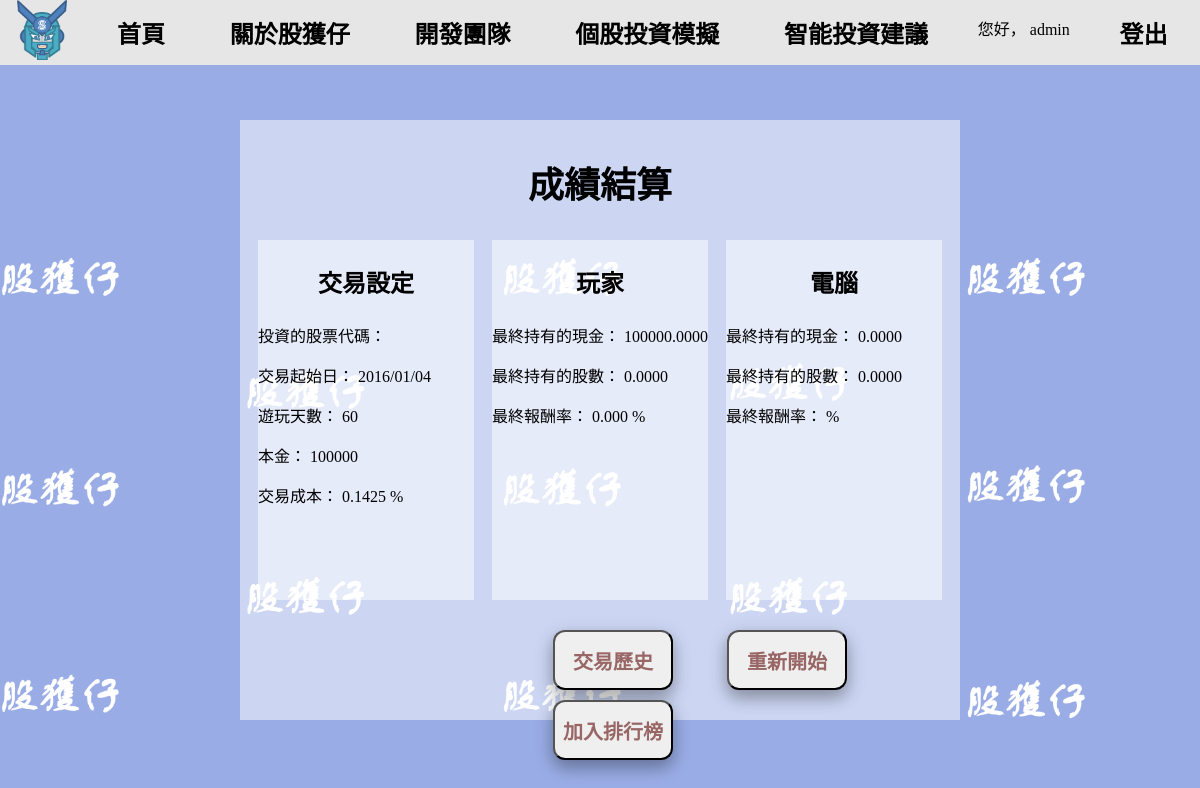
/stockGame/result (signed in), run on the app's committed database.
### TradingGame/models.py (models this page shows, shortened)
class Setup(models.Model):
	user = models.ForeignKey(User, on_delete = models.CASCADE) # 用戶編號(外來鍵)
	stock_code = models.ForeignKey(StockCode, on_delete = models.CASCADE) # 股票代碼
	initial_transaction_date = models.DateField() # 起始交易日
	playing_duration = models.IntegerField(choices = ((60, '60個交易日(三個月)'), (240, '240個交易日(一年)')))
	principal = models.IntegerField() # 本金
	transaction_cost_rate = models.FloatField(choices = ((0.001425, '股票買賣現行手續費率(0.1425%)'), (0, '無'))) # 交易成本比率
	class Meta:
		db_table = 'setup'

class History(models.Model):
	setup = models.ForeignKey(Setup, on_delete = models.CASCADE) # 交易設定(外來鍵)
	day = models.IntegerField(default = 0) # 目前遊玩的天數
	action = models.CharField(max_length = 2, choices = (
		('等待', '等待'), ('持有', '持有'), ('買入', '買入'), ('賣出', '賣出'))
	) # 行動
	position_after_action = models.CharField(max_length = 1, choices = (('現金','現金'), ('股票','股票'))) # 行動之後的資產持有狀態
	last_trading_price_after_action = models.FloatField(null = True)  # 行動之後最後一筆的交易價格
	rate_of_return_after_action = models.FloatField() # 行動之後的報酬率
	cash_held_after_action = models.FloatField(default = 0) # 行動之後持有的現金
	number_of_shares_held_after_action = models.FloatField(default = 0) # 行動之後持有的股數
	action_robot = models.CharField(max_length = 2, choices = (
		('等待', '等待'), ('持有', '持有'), ('買入', '買入'), ('賣出', '賣出'))
	)
	position_after_action_robot = models.CharField(max_length = 1, choices = (('現金','現金'), ('股票','股票')))
	last_trading_price_after_action_robot = models.FloatField(null = True)
	rate_of_return_after_action_robot = models.FloatField()
	cash_held_after_action_robot = models.FloatField(default = 0)
	number_of_shares_held_after_action_robot = models.FloatField(default = 0)
	class Meta:
		db_table = 'history'

### TradingGame/views.py (the view)
# urls.py: url(r'result', result, name = 'result'),
def result(request):
    setup_newest = Setup.objects.filter(user = request.user).order_by('-id')[0]
    setup_newest.transaction_cost_rate = setup_newest.transaction_cost_rate * 100
    history_lastDay = History.objects.filter(setup__user = request.user).order_by('-id')[0]
    history_lastDay.rate_of_return_after_action = history_lastDay.rate_of_return_after_action * 100
    return render(request, 'result.html', {'history_lastDay': history_lastDay, 'setup_newest': setup_newest})

### templates/result.html (shortened to what this page needs)
{% extends 'base.html' %}
{% load static %}
{% load staticfiles %}
{% block content %}
<div id = 'div_result'>
<p style="text-align: center;font-size: 36;font-weight: bold;">成績結算</p>
<div id = 'div_result-setupInfo'>
<p style="text-align: center;font-size: 24;font-weight: bold;">交易設定</p>
<p> 投資的股票代碼： {{ setup_newest.stock_code }} </p>
<p> 交易起始日： {{ setup_newest.initial_transaction_date | date:"Y/m/d" }} </p>
<p> 遊玩天數： {{ setup_newest.playing_duration }} </p>
<p> 本金： {{ setup_newest.principal }} </p>
<p> 交易成本： {{ setup_newest.transaction_cost_rate | floatformat:4}} % </p>
</div>
<div id = 'div_result-userInfo'>
<p style="text-align: center;font-size: 24;font-weight: bold;">玩家</p>
<p> 最終持有的現金： {{ history_lastDay.cash_held_after_action | floatformat:4}} </p>
<p> 最終持有的股數： {{ history_lastDay.number_of_shares_held_after_action | floatformat:4}} </p>
<p> 最終報酬率： {{ history_lastDay.rate_of_return_after_action | floatformat:3}} % </p>
</div>
<div id = 'div_result-AIInfo'>
<p style="text-align: center;font-size: 24;font-weight: bold;">電腦</p>
<p> 最終持有的現金： {{ history_lastDay.cash_held_after_action_robot | floatformat:4}}  </p>
<p> 最終持有的股數： {{ history_lastDay.number_of_shares_held_after_action_robot | floatformat:4}}  </p>
<p> 最終報酬率：{{ history_lastDay.rate_of_return_after_action_robot | floatformat:3}} % </p>
</div>
<form id="div_result-actionForm" type='post'>
  <input type="button" id="btn_openTransactionHistory" value="交易歷史">
  <input type="button" value="重新開始" onclick="location.href='http://127.0.0.1:8000/stockGame/setup'">
  <input type="button" id="joinRank" value="加入排行榜">
</form>
</div>
{% endblock %}

### templates/base.html (shortened to what this page needs)
{% load static %}
{% load staticfiles %}
<html>
    <head>
        <link rel="stylesheet" href="{% static 'css/style.css' %}">
    </head>
    <body background = "{% static 'images/bg.png' %}">
        <div id = 'menuBar'>
            <ul class="flex-div">
            	<img src = "{% static 'images/stockWinner_02.png' %}" width="50px" height="60px">
                <li><a href="http://127.0.0.1:8000/">首頁</a></li>
                <li><a href="http://127.0.0.1:8000/aboutMe/">關於股獲仔</a></li>
                <li><a href="http://127.0.0.1:8000/developmentTeam/">開發團隊</a></li>
                <li><a href="#">個股投資模擬</a>
                </li>
                <li><a href="http://127.0.0.1:8000/intelligentInvestmentAdvise">智能投資建議</a></li>
                {% if not user.is_authenticated %}
                    <li><a href="http://127.0.0.1:8000/accounts/login/">註冊/登入</a></li>
                {% else %}
               	    <p>您好， {{ user }}</p>
                    <li><a href="http://127.0.0.1:8000/accounts/logout/">登出</a></li>
                {% endif %}
            </ul>
        </div>
   		{% block content %}
    	{% endblock %}
    </body>
</html>

### static/css/style.css (style rules this page uses)
body { margin: 0px; }
#menuBar > ul { background-color: rgb(230, 230, 230); list-style: none; margin: 0; padding: 0; }
#menuBar a { color: inherit; display: block; font-size: 1.5rem; text-decoration: none; font-weight: bold; font-family: '微軟正黑體'; padding: 15; }
.flex-div { display: flex; justify-content: space-around; }

### templates/result.html (style rules this page uses)
#div_result { position: absolute; width: 60%; height: 75%; top: 15%; left: 20%; background-color: rgb(255,255,255,0.5); }
#div_result-setupInfo { position: absolute; width: 30%; height: 60%; top: 20%; left: 2.5%; background-color: rgb(255,255,255,0.5); }
#div_result-userInfo { position: absolute; width: 30%; height: 60%; top: 20%; left: 35%; background-color: rgb(255,255,255,0.5); }
#div_result-AIInfo { position: absolute; width: 30%; height: 60%; top: 20%; left: 67.5%; background-color: rgb(255,255,255,0.5); }
#div_result-actionForm { position: absolute; width: 60%; height: 15%; top: 85%; left: 40%; }
input { background:#FC; color:#966; width:120px; height:60px; font-size:20px; border-radius:12px; box-shadow: 0 8px 16px 0 rgba(0,0,0,0.2), 0 6px 20px 0 rgba(0,0,0,0.19); text-align: center; margin-right:25px; margin-left:25px; margin-bottom: 10px; font-weight: bold; }

### templates/base.html (style rules this page uses)
body { background-repeat: no-repeat; background-attachment: fixed; background-position: bottom; background-size: cover; background-color: rgba(255,255,255,0.6); background-blend-mode: lighten; font-family: 微軟正黑體; }
input { font-family: 微軟正黑體; }

### data on the page
Setup: initial_transaction_date "2016/01/04", playing_duration "60", principal "100000", transaction_cost_rate "0.1425"
History: cash_held_after_action "100000.0000", number_of_shares_held_after_action "0.0000", rate_of_return_after_action "0.000", cash_held_after_action_robot "0.0000", number_of_shares_held_after_action_robot "0.0000"

### other printed values
{{ user }} "admin"
